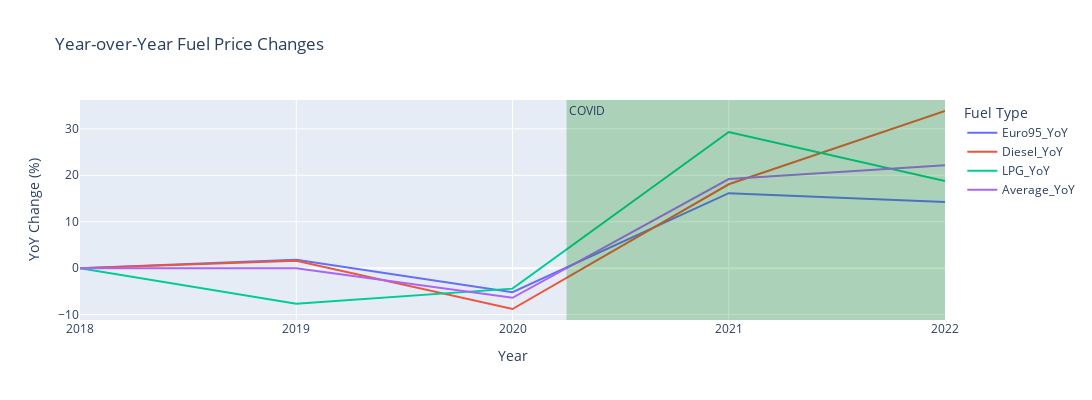

Notebook source saved alongside this figure:
### Code cell
# Plot the Year-over-Year changes using Plotly Express
fig = px.line(melted_fuel_data, x='Year', y='YoY_Change', color='Fuel_Type', title='Year-over-Year Fuel Price Changes')
fig.update_layout(xaxis_title='Year', yaxis_title='YoY Change (%)', legend_title='Fuel Type', width=1100, height=400)
fig.add_vrect(x0=2.25, x1=4, 
              annotation_text="COVID ", annotation_position="top left",
              fillcolor="green", opacity=0.25, line_width=0)
fig.show()

### Figure 1 — Plotly figure (JSON) as saved in the notebook; plotly's stock layout.template omitted (floating-point values rounded to 4 significant figures)
{"data": [{"hovertemplate": "Fuel_Type=Euro95_YoY<br>Year=%{x}<br>YoY_Change=%{y}<extra></extra>", "legendgroup": "Euro95_YoY", "line": {"color": "#636efa", "dash": "solid"}, "marker": {"symbol": "circle"}, "mode": "lines", "name": "Euro95_YoY", "orientation": "v", "showlegend": true, "type": "scatter", "x": ["2018", "2019", "2020", "2021", "2022"], "xaxis": "x", "y": [0, 1.813, -5.171, 16.14, 14.22], "yaxis": "y"}, {"hovertemplate": "Fuel_Type=Diesel_YoY<br>Year=%{x}<br>YoY_Change=%{y}<extra></extra>", "legendgroup": "Diesel_YoY", "line": {"color": "#EF553B", "dash": "solid"}, "marker": {"symbol": "circle"}, "mode": "lines", "name": "Diesel_YoY", "orientation": "v", "showlegend": true, "type": "scatter", "x": ["2018", "2019", "2020", "2021", "2022"], "xaxis": "x", "y": [0, 1.604, -8.798, 18.07, 33.84], "yaxis": "y"}, {"hovertemplate": "Fuel_Type=LPG_YoY<br>Year=%{x}<br>YoY_Change=%{y}<extra></extra>", "legendgroup": "LPG_YoY", "line": {"color": "#00cc96", "dash": "solid"}, "marker": {"symbol": "circle"}, "mode": "lines", "name": "LPG_YoY", "orientation": "v", "showlegend": true, "type": "scatter", "x": ["2018", "2019", "2020", "2021", "2022"], "xaxis": "x", "y": [0, -7.66, -4.411, 29.33, 18.77], "yaxis": "y"}, {"hovertemplate": "Fuel_Type=Average_YoY<br>Year=%{x}<br>YoY_Change=%{y}<extra></extra>", "legendgroup": "Average_YoY", "line": {"color": "#ab63fa", "dash": "solid"}, "marker": {"symbol": "circle"}, "mode": "lines", "name": "Average_YoY", "orientation": "v", "showlegend": true, "type": "scatter", "x": ["2018", "2019", "2020", "2021", "2022"], "xaxis": "x", "y": [0, -0.0481, -6.392, 19.18, 22.16], "yaxis": "y"}], "layout": {"annotations": [{"showarrow": false, "text": "COVID ", "x": 2.25, "xanchor": "left", "xref": "x", "y": 1, "yanchor": "top", "yref": "y domain"}], "height": 400, "legend": {"title": {"text": "Fuel Type"}, "tracegroupgap": 0}, "shapes": [{"fillcolor": "green", "line": {"width": 0}, "opacity": 0.25, "type": "rect", "x0": 2.25, "x1": 4, "xref": "x", "y0": 0, "y1": 1, "yref": "y domain"}], "title": {"text": "Year-over-Year Fuel Price Changes"}, "width": 1100, "xaxis": {"anchor": "y", "domain": [0, 1], "title": {"text": "Year"}}, "yaxis": {"anchor": "x", "domain": [0, 1], "title": {"text": "YoY Change (%)"}}}}
